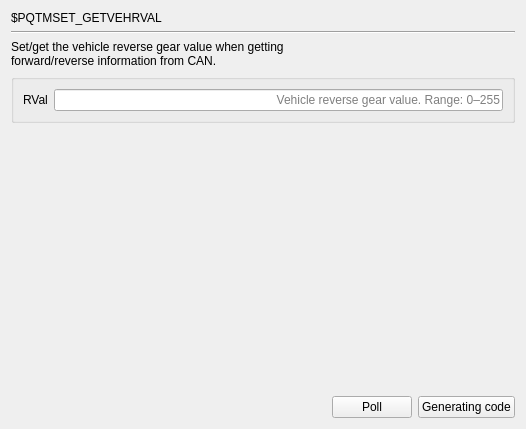
     <widget class="QWidget" name="page_PQTMSET_GETVEHRVAL">
      <layout class="QGridLayout" name="gridLayout_4">
       <item row="5" column="0">
        <spacer name="horizontalSpacer_140">
         <property name="orientation">
          <enum>Qt::Horizontal</enum>
         </property>
         <property name="sizeHint" stdset="0">
          <size>
           <width>315</width>
           <height>20</height>
          </size>
         </property>
        </spacer>
       </item>
       <item row="5" column="1">
        <widget class="QPushButton" name="poll_PQTMSET_GETVEHRVAL">
         <property name="text">
          <string>Poll</string>
         </property>
        </widget>
       </item>
       <item row="0" column="0">
        <widget class="QLabel" name="label_547">
         <property name="text">
          <string>$PQTMSET_GETVEHRVAL</string>
         </property>
        </widget>
       </item>
       <item row="4" column="2">
        <spacer name="verticalSpacer_140">
         <property name="orientation">
          <enum>Qt::Vertical</enum>
         </property>
         <property name="sizeHint" stdset="0">
          <size>
           <width>20</width>
           <height>267</height>
          </size>
         </property>
        </spacer>
       </item>
       <item row="2" column="0" colspan="3">
        <widget class="QLabel" name="label_548">
         <property name="text">
          <string>Set/get the vehicle reverse gear value when getting 
forward/reverse information from CAN.</string>
         </property>
        </widget>
       </item>
       <item row="5" column="2">
        <widget class="QPushButton" name="GC_PQTMSET_GETVEHRVAL">
         <property name="layoutDirection">
          <enum>Qt::LeftToRight</enum>
         </property>
         <property name="text">
          <string>Generating code</string>
         </property>
        </widget>
       </item>
       <item row="1" column="0" colspan="3">
        <widget class="Line" name="line_140">
         <property name="orientation">
          <enum>Qt::Horizontal</enum>
         </property>
        </widget>
       </item>
       <item row="3" column="0" colspan="3">
        <widget class="QGroupBox" name="groupBox_4">
         <property name="title">
          <string/>
         </property>
         <layout class="QGridLayout" name="gridLayout_3">
          <item row="0" column="0">
           <widget class="QLabel" name="label_2">
            <property name="text">
             <string>RVal</string>
            </property>
           </widget>
          </item>
          <item row="0" column="1">
           <widget class="QLineEdit" name="lineEdit_PQTMSET_GETVEHRVAL">
            <property name="alignment">
             <set>Qt::AlignRight|Qt::AlignTrailing|Qt::AlignVCenter</set>
            </property>
            <property name="placeholderText">
             <string>Vehicle reverse gear value. Range: 0–255</string>
            </property>
           </widget>
          </item>
         </layout>
        </widget>
       </item>
      </layout>
     </widget>
